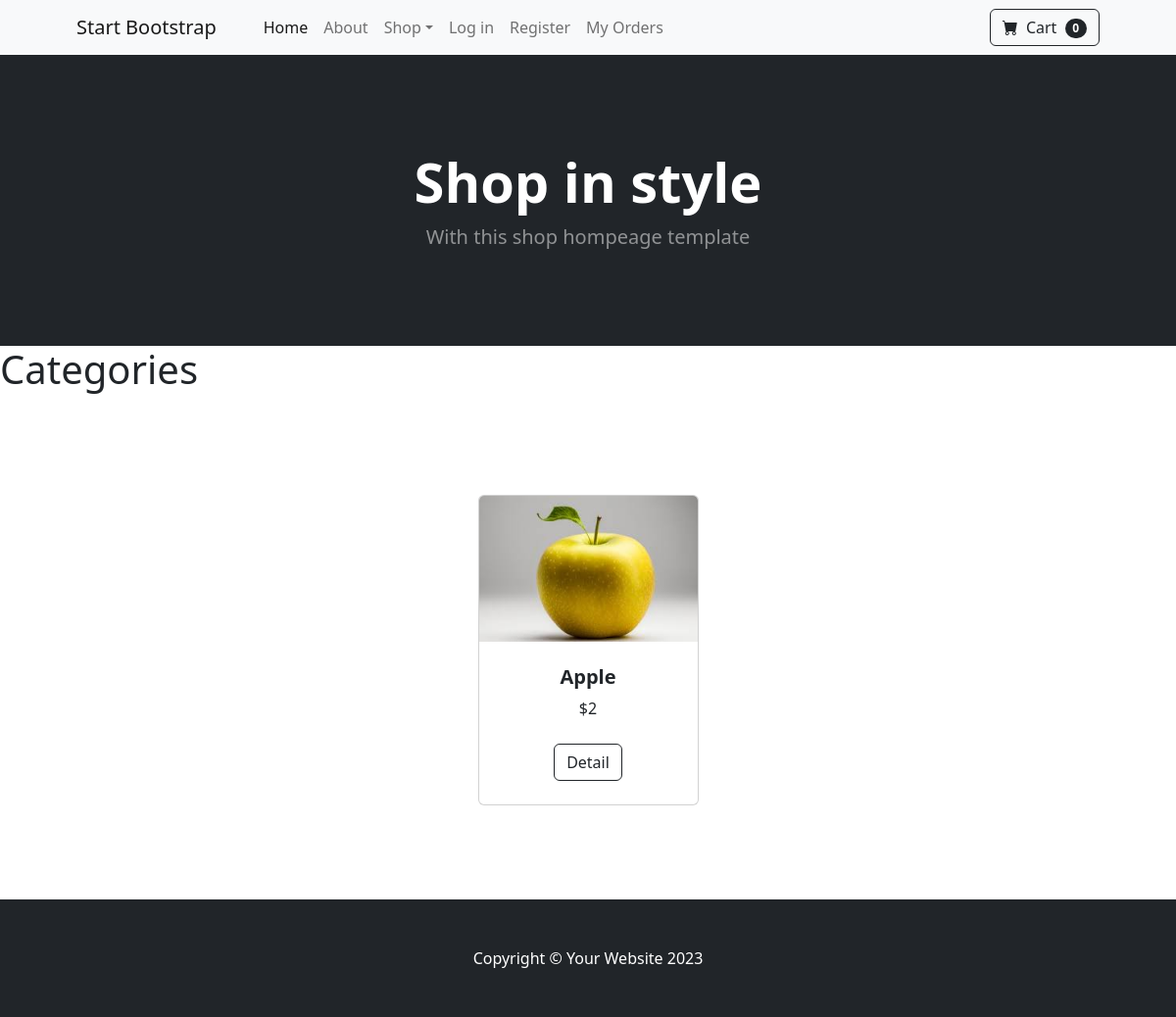
Page /category/1/ on the committed database.
### product/models.py (models this page shows, shortened)
class Product(BaseModel):
    name = models.CharField(max_length=200)
    user = models.ForeignKey('users.User', on_delete=models.CASCADE, related_name='products')
    price = models.IntegerField(default=0)
    category = models.ForeignKey(Category, on_delete=models.CASCADE, related_name='products')
    description = models.TextField(default='', null=True, blank=True)
    image = models.ImageField(upload_to='product_images/', null=True,
                              validators=[FileExtensionValidator(allowed_extensions=['jpeg', 'png', 'jpg'])])
    class Meta:
        verbose_name = 'Mahsulot'
        verbose_name_plural = 'Mahsulotlar'

### product/views.py (the view)
# urls.py: path('category/<int:pk>/',views.CategoryProductsList.as_view(), name='category'),
class CategoryProductsList(DetailView):
    model = Category
    template_name = 'product/categories.html'
    context_object_name = 'mahsulotlar'
    def get_context_data(self,*args, **kwargs):
        context = super(CategoryProductsList,self).get_context_data(*args, **kwargs)
        category = context['mahsulotlar']
        context['mahsulotlar'] = category.products.all()
        return context

### product/cart.py (called while the page is built)
    def __len__(self):
        return len(self.cart)

### product/context_processors.py (called while the page is built)
def categories(request):
    return {"categories":Category.objects.all()}

def cart(request):
    return {"cart":Cart(request)}

### product/templates/product/categories.html
{% extends 'base.html' %}
{% block content %}
<h1>Categories</h1>
<section class="py-5">
            <div class="container px-4 px-lg-5 mt-5">
                <div class="row gx-4 gx-lg-5 row-cols-2 row-cols-md-3 row-cols-xl-4 justify-content-center">
                    {% for product in mahsulotlar %}
                    <div class="col mb-5">
                        <div class="card h-100">
                            <img class="card-img-top" src="{{product.image.url}}" alt="..." />
                            <div class="card-body p-4">
                                <div class="text-center">
                                    <h5 class="fw-bolder">{{product.name}}</h5>
                                    ${{product.price}}
                                </div>
                            </div>
                            <div class="card-footer p-4 pt-0 border-top-0 bg-transparent">
                                <div class="text-center"><a class="btn btn-outline-dark mt-auto" href="">Detail</a></div>
                            </div>
                        </div>
                    </div>
                    {% endfor %}
                </div>
            </div>
        </section>
{% endblock %}

### rows in the picture
Product: image (picture), name "Apple", price "2"

### other values in the picture
{{ cart|length }} "0"
